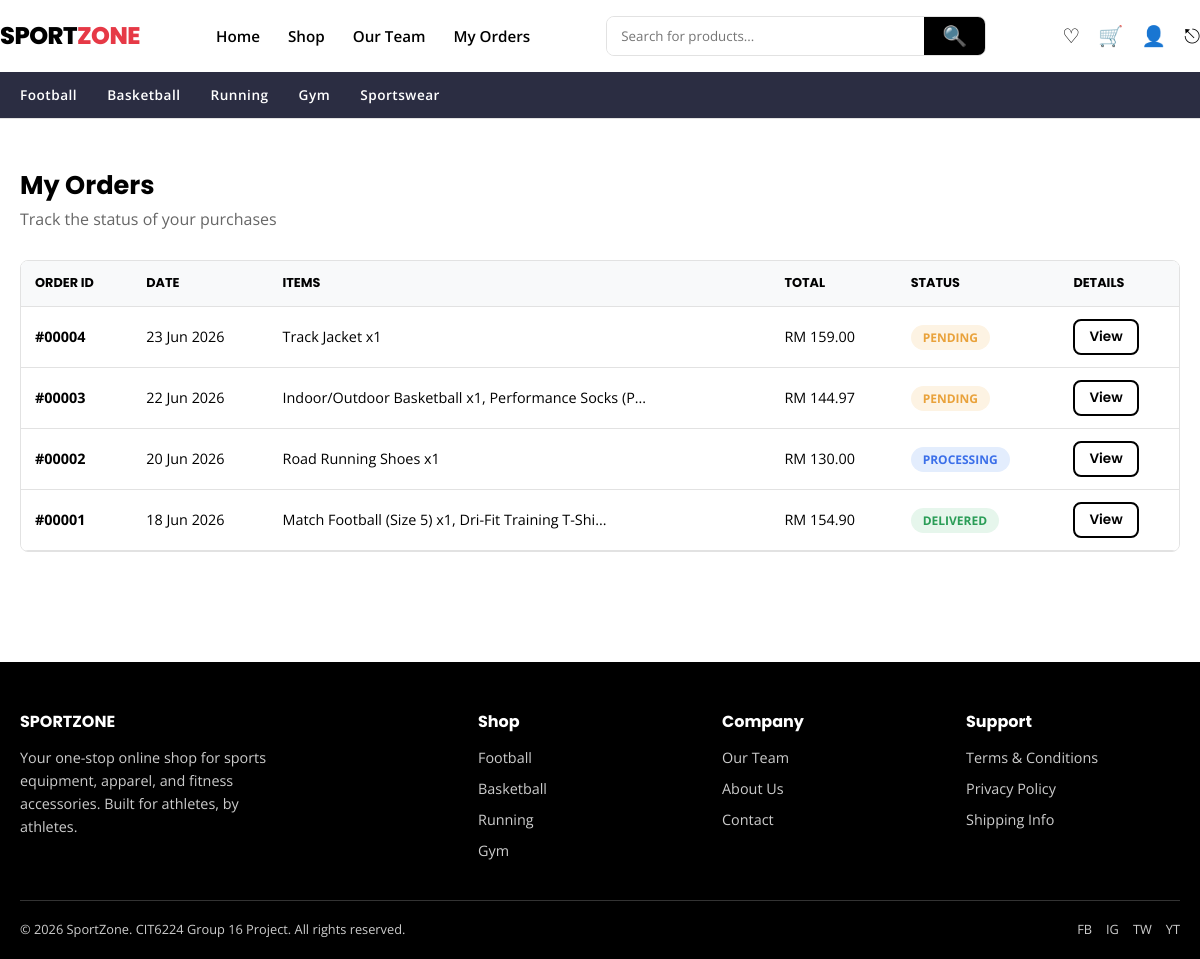
Page /orders.php (signed in) on the committed database.
### tables this page shows
CREATE TABLE orders (
    order_id        INT AUTO_INCREMENT PRIMARY KEY,
    user_id         INT NOT NULL,
    full_name       VARCHAR(100) NOT NULL,
    phone           VARCHAR(20) NOT NULL,
    address         VARCHAR(255) NOT NULL,
    city            VARCHAR(50) NOT NULL,
    postal_code     VARCHAR(20) NOT NULL,
    payment_method  ENUM('cod','card') NOT NULL DEFAULT 'cod',
    subtotal        DECIMAL(10,2) NOT NULL,
    shipping_fee    DECIMAL(10,2) NOT NULL DEFAULT 0,
    discount_code   VARCHAR(30) DEFAULT NULL,
    discount_amount DECIMAL(10,2) NOT NULL DEFAULT 0,
    total           DECIMAL(10,2) NOT NULL,
    status          ENUM('Pending','Processing','Delivered','Cancelled') NOT NULL DEFAULT 'Pending',
    created_at      TIMESTAMP DEFAULT CURRENT_TIMESTAMP,
    FOREIGN KEY (user_id) REFERENCES users(user_id) ON DELETE CASCADE
);

### orders.php (the view, shortened to what this page needs)
<?php
require_once 'includes/db_connect.php';
require_once 'includes/functions.php';
$user_id = $_SESSION['user_id'];
$stmt = $conn->prepare("SELECT * FROM orders WHERE user_id = ? ORDER BY created_at DESC");
$stmt->bind_param("i", $user_id);
$stmt->execute();
$orders = $stmt->get_result();
include 'includes/head.php';
include 'includes/header.php';
?>
<section class="section">
    <div class="container">
        <h2 class="section-title">My Orders</h2>
        <p class="section-subtitle">Track the status of your purchases</p>
        <?php if ($orders->num_rows === 0): ?>
            <div class="empty-state">
                <div style="font-size:3rem;">📦</div>
                <h3>No orders yet</h3>
                <p style="color:#666; margin-bottom:18px;">When you place an order, it will appear here.</p>
                <a href="products.php" class="btn btn-primary">Start Shopping</a>
            </div>
        <?php else: ?>
            <div class="table-wrap">
                <table class="data-table">
                    <thead>
                        <tr>
                            <th>Order ID</th>
                            <th>Date</th>
                            <th>Items</th>
                            <th>Total</th>
                            <th>Status</th>
                            <th>Details</th>
                        </tr>
                    </thead>
                    <tbody>
                    <?php while ($o = $orders->fetch_assoc()):
                        $istmt = $conn->prepare("SELECT product_name, quantity, price, size FROM order_items WHERE order_id = ?");
                        $istmt->bind_param("i", $o['order_id']);
                        $istmt->execute();
                        $items = $istmt->get_result();
                        $itemList = [];
                        $itemRows = [];
                        while ($it = $items->fetch_assoc()) {
                            $itemList[] = $it['product_name'] . ' x' . $it['quantity'];
                            $itemRows[] = $it;
                        }
                        $summary = implode(', ', $itemList);
                        if (strlen($summary) > 50) $summary = substr($summary, 0, 50) . '...';
                    ?>
                        <tr>
                            <td><strong>#<?= str_pad($o['order_id'], 5, '0', STR_PAD_LEFT) ?></strong></td>
                            <td><?= date('d M Y', strtotime($o['created_at'])) ?></td>
                            <td><?= sanitize($summary) ?></td>
                            <td><?= money($o['total']) ?></td>
                            <td><span class="status-badge status-<?= strtolower($o['status']) ?>"><?= sanitize($o['status']) ?></span></td>
                            <td>
                                <button class="btn btn-outline btn-sm view-order-btn"
                                    data-order='<?= htmlspecialchars(json_encode([
                                        'id' => str_pad($o['order_id'], 5, '0', STR_PAD_LEFT),
                                        'date' => date('d M Y, H:i', strtotime($o['created_at'])),
                                        'status' => $o['status'],
                                        'name' => $o['full_name'],
                                        'phone' => $o['phone'],
                                        'address' => $o['address'] . ', ' . $o['city'] . ' ' . $o['postal_code'],
                                        'payment' => $o['payment_method'] === 'cod' ? 'Cash on Delivery' : 'Credit/Debit Card',
                                        'subtotal' => number_format($o['subtotal'], 2),
                                        'shipping' => number_format($o['shipping_fee'], 2),
                                        'total' => number_format($o['total'], 2),
                                        'items' => $itemRows
                                    ]), ENT_QUOTES, 'UTF-8') ?>'>View</button>
                            </td>
                        </tr>
                    <?php endwhile; ?>
                    </tbody>
                </table>
            </div>
        <?php endif; ?>
    </div>
</section>
<?php include 'includes/footer.php'; ?>

### assets/css/style.css (style rules this page uses)
:root { --color-primary: #000000; --color-white: #ffffff; --color-accent: #E63946; --color-accent-dark: #c92a37; --color-secondary: #2B2D42; --color-bg-light: #F8F9FA; --color-border: #e2e2e2; --color-success: #2a9d57; --color-warning: #e9a23b; --color-danger: #d9363e; --font-heading: 'Poppins', sans-serif; --font-body: 'Open Sans', sans-serif; --radius: 8px; --shadow: 0 2px 10px rgba(0,0,0,0.08); --shadow-hover: 0 8px 20px rgba(0,0,0,0.15); --transition: all 0.2s ease-in-out; }
* { margin: 0; padding: 0; box-sizing: border-box; }
html { scroll-behavior: smooth; }
body { font-family: var(--font-body); color: var(--color-primary); background: var(--color-white); line-height: 1.6; }
h1, h2, h3, h4, h5 { font-family: var(--font-heading); font-weight: 700; line-height: 1.25; }
button { font-family: var(--font-body); cursor: pointer; border: none; }
.container { max-width: 1200px; margin: 0 auto; padding: 0 20px; }
.btn { display: inline-block; padding: 12px 28px; border-radius: var(--radius); font-family: var(--font-heading); font-weight: 600; font-size: 0.95rem; transition: var(--transition); text-align: center; }
.btn-outline { background: transparent; border: 2px solid var(--color-primary); color: var(--color-primary); }
.btn-sm { padding: 6px 14px; font-size: 0.85rem; }
.section { padding: 50px 0; }
.section-title { font-size: 1.6rem; margin-bottom: 6px; }
.section-subtitle { color: #666; margin-bottom: 28px; }
.data-table { width: 100%; border-collapse: collapse; background: var(--color-white); }
.data-table th, .data-table td { padding: 12px 14px; text-align: left; border-bottom: 1px solid var(--color-border); font-size: 0.9rem; }
.data-table th { background: var(--color-bg-light); font-family: var(--font-heading); font-size: 0.8rem; text-transform: uppercase; }
.status-badge { padding: 4px 12px; border-radius: 20px; font-size: 0.75rem; font-weight: 700; text-transform: uppercase; }
.status-pending { background: #fdf3e3; color: var(--color-warning); }
.status-processing { background: #e3edfd; color: #3b6fe9; }
.status-delivered { background: #e6f6ec; color: var(--color-success); }
.table-wrap { overflow-x: auto; border-radius: var(--radius); border: 1px solid var(--color-border); }

### rows in the picture
orders: order_id "00004", created_at "23 Jun 2026", summary "Track Jacket x1", total "RM 159.00", status "PENDING"
orders: order_id "00003", created_at "22 Jun 2026", summary "Indoor/Outdoor Basketball x1, Performance Socks (P...", total "RM 144.97", status "PENDING"
orders: order_id "00002", created_at "20 Jun 2026", summary "Road Running Shoes x1", total "RM 130.00", status "PROCESSING"
orders: order_id "00001", created_at "18 Jun 2026", summary "Match Football (Size 5) x1, Dri-Fit Training T-Shi...", total "RM 154.90", status "DELIVERED"

### other values in the picture
$emoji "🔍 ♡ 🛒 👤 ⎋"
